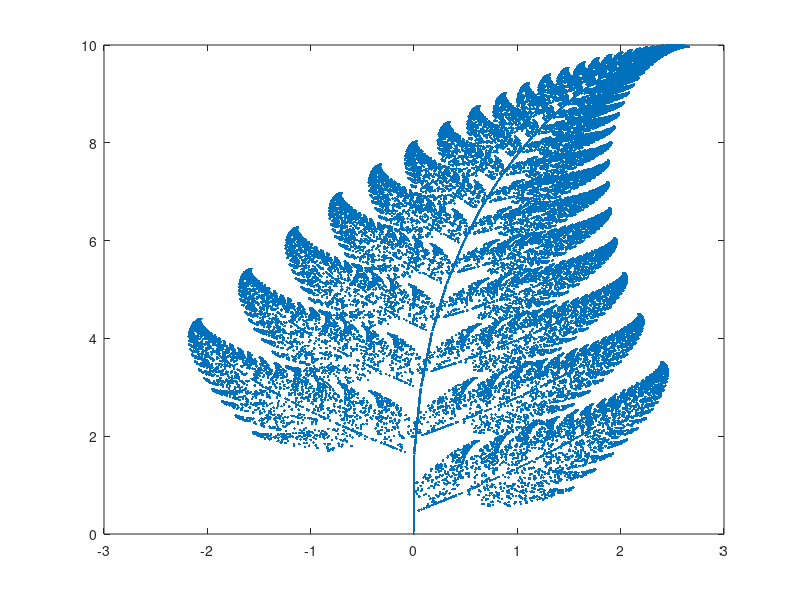

Write MATLAB code to recreate this figure.
N = 50000;
a1 = [0, 0; 0, 0.16];
a2 = [0.2, -0.26; 0.23, 0.22];
a3 = [-0.15, 0.28; 0.26, 0.24];
a4 = [0.85, 0.04; -0.04, 0.85];
b1 = [0; 0];
b2 = [0; 1.6];
b3 = [0; 0.44];
b4 = [0; 1.6];

t1 = 0.01;
t2 = 0.07;
t3 = 0.07;
t4 = 0.85;

dice = rand(N, 1);
theta = ones(N, 1);
f2 = find(dice >= 0.01 & dice < 0.08);
theta(f2) = f2*0 + 2;
f3 = find(dice >= 0.07 & dice < 0.15);
theta(f3) = f3*0 + 3;
f4 = find(dice >= 0.15 & dice < 1);
theta(f4) = f4*0 + 4;

X = zeros(2, N);

for i = 2:N
    switch theta(i)
        case {1}
            alpha  = a1;
            beta = b1;
        case {2}
            alpha = a2;
            beta = b2;
        case {3}
            alpha = a3;
            beta = b3;
        case {4}
            alpha = a4;
            beta = b4;
        otherwise
    end
    X(:, i) = alpha*X(:, i-1) + beta;
end
plot(X(1, :), X(2, :), '.');
